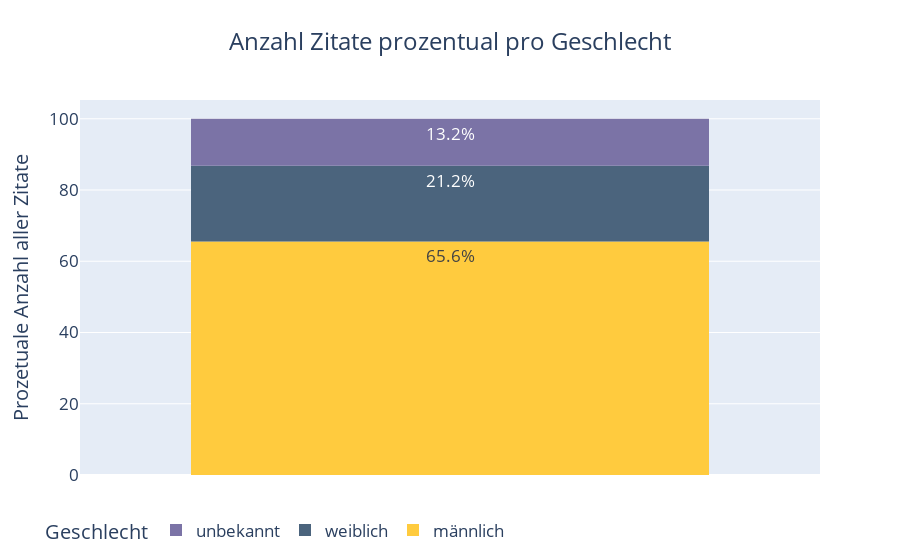

Here is the notebook cell this chart was saved with:
### Code cell
data = [
    {"source": "", "gender": "weiblich", "count": 28320},
    {"source": "", "gender": "männlich", "count": 87491},
    {"source": "", "gender": "unbekannt", "count": 17632}
]

# DataFrame erstellen
df_just_mean = pd.DataFrame(data)

# Summen pro Newsportal berechnen
summen = df_just_mean.groupby(['source', 'gender'])['count'].sum().reset_index()

# Prozentuale Anteile berechnen
summe = summen.groupby('source')['count'].transform('sum')
summen['prozent'] = summen['count'] / summe * 100

# Sortieren nach prozentualen Anteilen
summen = summen.sort_values(['source', 'prozent'], ascending=[True, False])

# Histogramm mit prozentualen Balken erstellen
fig = px.histogram(summen, x="source", y="prozent", color="gender", 
                   color_discrete_sequence=my_colors, 
                   title='Anzahl Zitate prozentual pro Nachrichtenportal',
                   labels={'prozent': 'Prozent', 'source': '', 'gender': 'Geschlecht'},
                   histfunc='sum')

# Prozentsätze in den Balken anzeigen
fig.update_traces(texttemplate='%{y:.1f}%', textposition='inside') # In Prozent anzeigen

# fig.update_yaxes(showticklabels=False, title=None, showgrid=False) # y achsen bezeichnung, Grid und zalen wegmachen
fig.update_layout(bargap=0.3, font=dict(size=17),
                  title={'text': 'Anzahl Zitate prozentual pro Geschlecht', 'x': 0.5},
                  yaxis={'showticklabels': True, 'title': 'Prozetuale Anzahl aller Zitate'},
                  legend=dict(orientation="h", x=-0.05, traceorder="reversed"))

fig.show()

### Figure 1 — Plotly figure (JSON) as saved in the notebook; plotly's stock layout.template omitted (floating-point values rounded to 4 significant figures)
{"data": [{"alignmentgroup": "True", "bingroup": "x", "histfunc": "sum", "hovertemplate": "Geschlecht=männlich<br>=%{x}<br>sum of Prozent=%{y}<extra></extra>", "legendgroup": "männlich", "marker": {"color": "#ffcb3e", "pattern": {"shape": ""}}, "name": "männlich", "offsetgroup": "männlich", "orientation": "v", "showlegend": true, "textposition": "inside", "texttemplate": "%{y:.1f}%", "type": "histogram", "x": [""], "xaxis": "x", "y": [65.56], "yaxis": "y"}, {"alignmentgroup": "True", "bingroup": "x", "histfunc": "sum", "hovertemplate": "Geschlecht=weiblich<br>=%{x}<br>sum of Prozent=%{y}<extra></extra>", "legendgroup": "weiblich", "marker": {"color": "#4b647d", "pattern": {"shape": ""}}, "name": "weiblich", "offsetgroup": "weiblich", "orientation": "v", "showlegend": true, "textposition": "inside", "texttemplate": "%{y:.1f}%", "type": "histogram", "x": [""], "xaxis": "x", "y": [21.22], "yaxis": "y"}, {"alignmentgroup": "True", "bingroup": "x", "histfunc": "sum", "hovertemplate": "Geschlecht=unbekannt<br>=%{x}<br>sum of Prozent=%{y}<extra></extra>", "legendgroup": "unbekannt", "marker": {"color": "#7b73a6", "pattern": {"shape": ""}}, "name": "unbekannt", "offsetgroup": "unbekannt", "orientation": "v", "showlegend": true, "textposition": "inside", "texttemplate": "%{y:.1f}%", "type": "histogram", "x": [""], "xaxis": "x", "y": [13.21], "yaxis": "y"}], "layout": {"bargap": 0.3, "barmode": "relative", "font": {"size": 17}, "legend": {"orientation": "h", "title": {"text": "Geschlecht"}, "tracegroupgap": 0, "traceorder": "reversed", "x": -0.05}, "title": {"text": "Anzahl Zitate prozentual pro Geschlecht", "x": 0.5}, "xaxis": {"anchor": "y", "domain": [0, 1], "title": {"text": ""}}, "yaxis": {"anchor": "x", "domain": [0, 1], "showticklabels": true, "title": {"text": "Prozetuale Anzahl aller Zitate"}}}}
